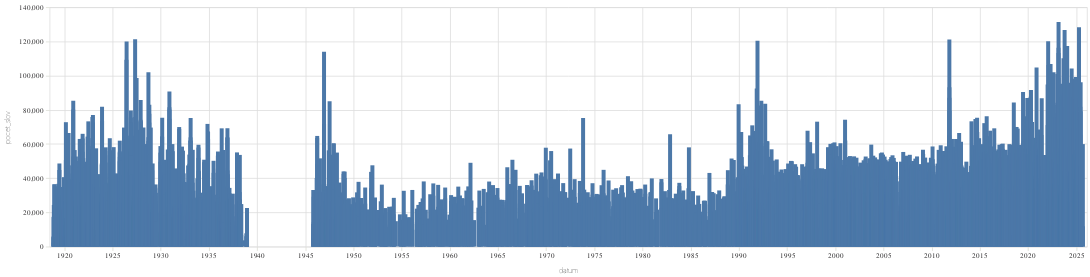

The notebook cell saved with this chart:
### Code cell
alt.Chart(
    df.group_by_dynamic(index_column="datum",every="3m").agg(pl.col("pocet_slov").sum()).to_pandas(),
    width=1300
).mark_bar(
).encode(
    alt.X("datum:T"),
    alt.Y("pocet_slov:Q")
)

### Figure 1 — Vega-Lite specification as saved in the notebook (floating-point values rounded to 4 significant figures; data arrays with more than 128 entries replaced by an {"elided": "..."} marker saying what was removed)
{"config": {"title": {"font": "Noticia Text", "fontSize": 11.5, "anchor": "start", "lineHeight": 19, "fontWeight": "bolder", "subtitleFont": "Noticia Text", "subtitleFontSize": 10, "subtitleLineHeight": 15, "subtitlePadding": 10, "dy": -10, "color": "#292829", "subtitleColor": "#292829"}, "axis": {"labelFont": "Asap", "titleFont": "Asap", "fontWeight": "lighter", "titleFontWeight": "lighter", "labelFontSize": 9, "titleFontSize": 9, "labelPadding": 2, "titlePadding": 9, "domainOpacity": 0, "tickColor": "#DCDDD6", "labelColor": "#292829"}, "legend": {"labelFont": "Asap", "labelFontWeight": "normal", "titleFont": "Asap", "titleFontWeight": "normal", "labelFontSize": 9, "titleFontSize": 9, "labelColor": "#292829"}}, "data": {"name": "data-3ec8f0a88b02d2d6ccb325eb492b95a1"}, "mark": {"type": "bar"}, "encoding": {"x": {"field": "datum", "type": "temporal"}, "y": {"field": "pocet_slov", "type": "quantitative"}}, "width": 1300, "$schema": "https://vega.github.io/schema/vega-lite/v5.8.0.json", "datasets": {"data-3ec8f0a88b02d2d6ccb325eb492b95a1": {"elided": "4273 records"}}}
